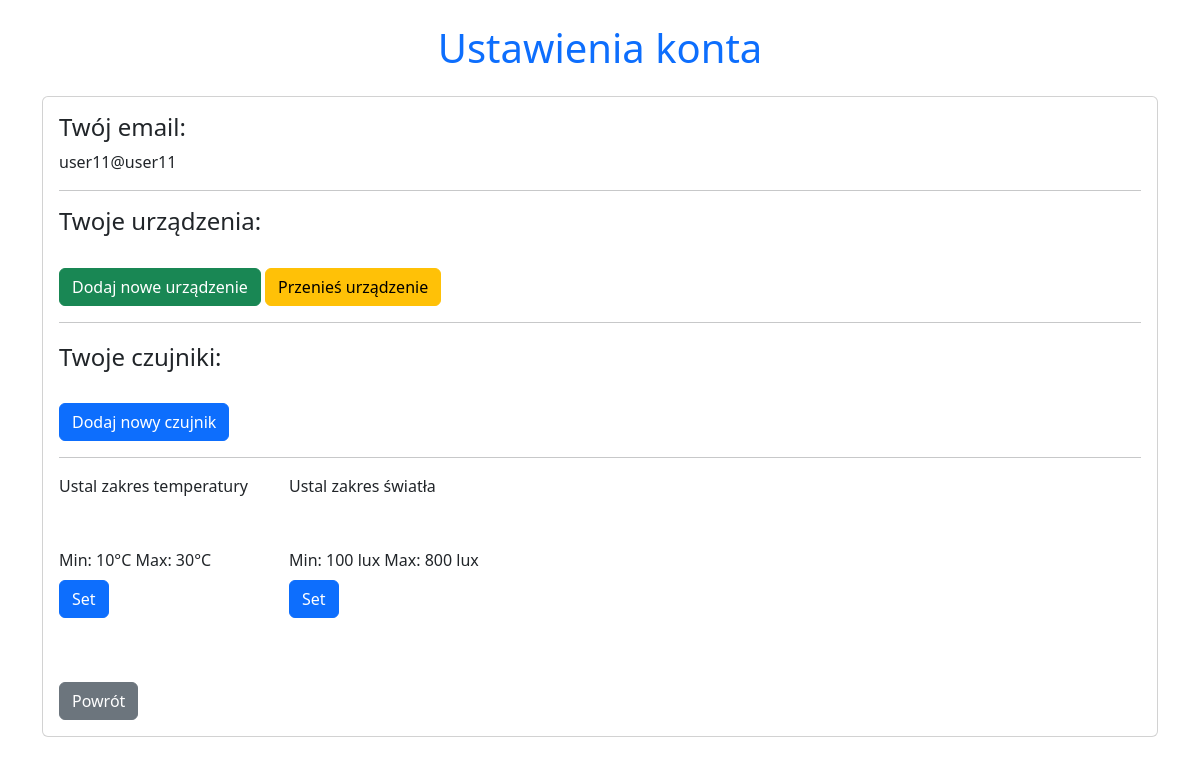
Page /auth/account/settings (signed in) on the earlier database version.
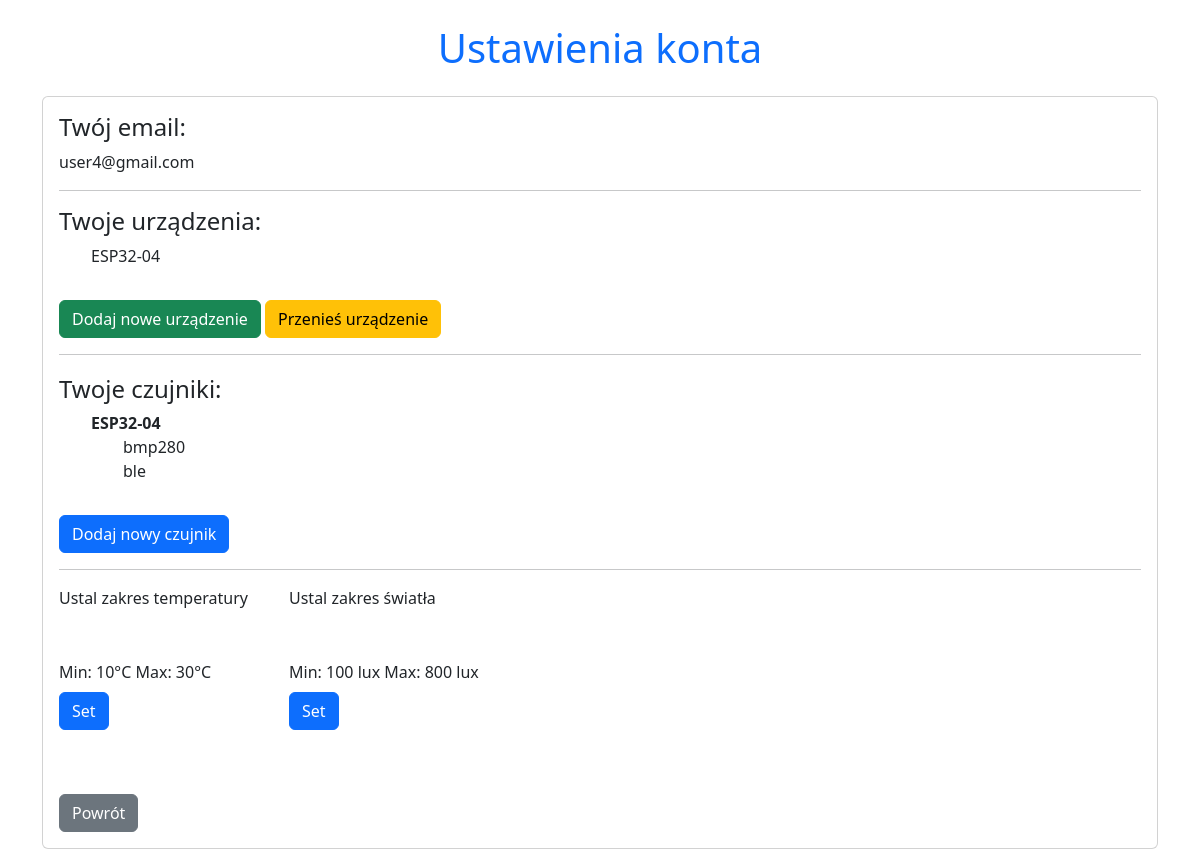
Same page on the later database version.
### tables this page shows
CREATE TABLE users (
        id INTEGER PRIMARY KEY AUTOINCREMENT,
        email TEXT UNIQUE NOT NULL,
        password TEXT NOT NULL
    );

CREATE TABLE devices (
        id INTEGER PRIMARY KEY AUTOINCREMENT,
        user_id INTEGER NOT NULL,
        device_id TEXT UNIQUE NOT NULL,
        status TEXT DEFAULT 'active',
        registration_date DATETIME DEFAULT CURRENT_TIMESTAMP,
        FOREIGN KEY(user_id) REFERENCES users(id) ON DELETE CASCADE
    );

CREATE TABLE sensors (
        id INTEGER PRIMARY KEY AUTOINCREMENT,
        user_id INTEGER NOT NULL,
        device_id TEXT NOT NULL,
        sensor_type TEXT NOT NULL,
        FOREIGN KEY(user_id) REFERENCES users(id) ON DELETE CASCADE,
        FOREIGN KEY(device_id) REFERENCES devices(device_id) ON DELETE CASCADE
    );

### app/routes/auth.py (the view)
@auth_bp.route('/account/settings', methods=['GET'])
def account_settings():
    if 'user_id' not in session:
        flash("Musisz być zalogowany, aby uzyskać dostęp do ustawień konta.", "danger")
        return redirect(url_for('auth.login'))
    user_id = session['user_id']
    conn = get_db_connection()
    cursor = conn.cursor()
    cursor.execute('SELECT email FROM users WHERE id = ?', (user_id,))
    user_email = cursor.fetchone()['email']
    cursor.execute('SELECT device_id FROM devices WHERE user_id = ?', (user_id,))
    user_devices = [row['device_id'] for row in cursor.fetchall()]
    user_sensors = {}
    for device in user_devices:
        cursor.execute('SELECT sensor_type FROM sensors WHERE user_id = ? AND device_id = ?', (user_id, device))
        user_sensors[device] = [row['sensor_type'] for row in cursor.fetchall()]
    cursor.execute('SELECT topic FROM subscriptions WHERE user_id = ?', (user_id,))
    user_subscriptions = [row['topic'] for row in cursor.fetchall()]
    conn.close()
    return render_template(
        'account_settings.html',
        email=user_email,
        user_devices=user_devices,
        user_sensors=user_sensors,
        user_subscriptions=user_subscriptions
    )

### app/database.py (called while the page is built)
def get_db_connection():
    conn = sqlite3.connect('environment_monitor.db')
    conn.row_factory = sqlite3.Row  # Umożliwia dostęp do kolumn po nazwach
    return conn

### app/templates/account_settings.html (shortened to what this page needs)
<!DOCTYPE html>
<html lang="en">
<head>
    <link href="https://cdn.jsdelivr.net/npm/bootstrap@5.3.0-alpha3/dist/css/bootstrap.min.css" rel="stylesheet">
    <link href="https://cdnjs.cloudflare.com/ajax/libs/font-awesome/6.0.0-beta3/css/all.min.css" rel="stylesheet">
    <link href="https://cdnjs.cloudflare.com/ajax/libs/font-awesome/6.0.0-beta3/css/all.min.css" rel="stylesheet">
    <link href="https://cdnjs.cloudflare.com/ajax/libs/noUiSlider/15.6.0/nouislider.min.css" rel="stylesheet">
</head>
<body>
    <div class="container mt-4">
        <h1 class="text-center text-primary">Ustawienia konta</h1>
        <div class="card mt-4">
            <div class="card-body">
                <h4>Twój email:</h4>
                <p>{{ email }}</p>
                <hr>
                <h4>Twoje urządzenia:</h4>
                <ul>
                    {% for device in user_devices %}
                        <li>{{ device }}</li>
                    {% endfor %}
                </ul>
                <a href="/devices/add-form" class="btn btn-success mt-3">Dodaj nowe urządzenie</a>
                <a href="/devices/transfer-form" class="btn btn-warning mt-3">Przenieś urządzenie</a>
                <hr>
                <h4 style="margin-top: 20px;">Twoje czujniki:</h4>
                <ul>
                    {% for device, sensors in user_sensors.items() %}
                        <li>
                            <strong>{{ device }}</strong>
                            <ul>
                                {% for sensor in sensors %}
                                    <li>{{ sensor }}</li>
                                {% endfor %}
                            </ul>
                        </li>
                    {% endfor %}
                </ul>
                <a href="/devices/add-sensor" class="btn btn-primary mt-3">Dodaj nowy czujnik</a>
                <br>
                <hr>
                <div class="sliders">
                    <div class="mb-4">
                        <p>Ustal zakres temperatury</p>
                        <div id="temperatureSlider" style="margin: 20px 0; margin-right: 30px; width:200px"></div>
                        <div>
                            <label>Min:</label>
                            <span id="minTempValue">10</span>°C
                            <label>Max:</label>
                            <span id="maxTempValue">30</span>°C
                        </div>
                        <button id="setTemperatureRange" class="btn btn-primary mt-2">Set</button>
                    </div>
                    <div class="mb-4">
                        <p>Ustal zakres światła</p>
                        <div id="lightSlider" style="margin: 20px 0; width: 200px"></div>
                        <div>
                            <label>Min:</label>
                            <span id="minLightValue">100</span> lux
                            <label>Max:</label>
                            <span id="maxLightValue">800</span> lux
                        </div>
                        <button id="setLightRange" class="btn btn-primary mt-2">Set</button>
                    </div>
                </div>
                <br>
                <a href="/" class="btn btn-secondary mt-3">Powrót</a>
            </div>
        </div>
    </div>
</body>
</html>

Differences in the rows shown:
changed users: email "user11@user11" → "user4@gmail.com"
now on this page (row edited): devices: device "ESP32-04"
added sensors: sensor_type "bmp280"
added sensors: sensor_type "ble"
